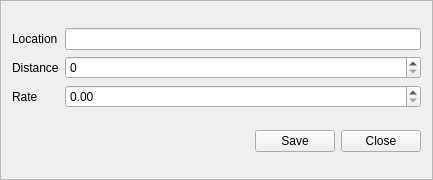
<?xml version="1.0" encoding="UTF-8"?>
<ui version="4.0">
 <class>SaveLocationFrame</class>
 <widget class="QFrame" name="SaveLocationFrame">
  <property name="geometry">
   <rect>
    <x>0</x>
    <y>0</y>
    <width>433</width>
    <height>180</height>
   </rect>
  </property>
  <property name="windowTitle">
   <string>Save Location</string>
  </property>
  <property name="frameShape">
   <enum>QFrame::StyledPanel</enum>
  </property>
  <property name="frameShadow">
   <enum>QFrame::Raised</enum>
  </property>
  <layout class="QVBoxLayout" name="verticalLayout">
   <item>
    <layout class="QGridLayout" name="gridLayout">
     <item row="2" column="1">
      <widget class="QDoubleSpinBox" name="spn_rate">
       <property name="maximum">
        <double>100000.000000000000000</double>
       </property>
      </widget>
     </item>
     <item row="2" column="0">
      <widget class="QLabel" name="label_2">
       <property name="text">
        <string>Rate</string>
       </property>
      </widget>
     </item>
     <item row="0" column="0">
      <widget class="QLabel" name="label">
       <property name="text">
        <string>Location</string>
       </property>
      </widget>
     </item>
     <item row="0" column="1">
      <widget class="QLineEdit" name="txt_location"/>
     </item>
     <item row="1" column="0">
      <widget class="QLabel" name="label_3">
       <property name="text">
        <string>Distance</string>
       </property>
      </widget>
     </item>
     <item row="1" column="1">
      <widget class="QSpinBox" name="spn_distance">
       <property name="maximum">
        <number>1000</number>
       </property>
       <property name="value">
        <number>0</number>
       </property>
      </widget>
     </item>
    </layout>
   </item>
   <item>
    <layout class="QHBoxLayout" name="horizontalLayout">
     <item>
      <spacer name="horizontalSpacer">
       <property name="orientation">
        <enum>Qt::Horizontal</enum>
       </property>
       <property name="sizeHint" stdset="0">
        <size>
         <width>40</width>
         <height>20</height>
        </size>
       </property>
      </spacer>
     </item>
     <item>
      <widget class="QPushButton" name="btn_save">
       <property name="text">
        <string>Save</string>
       </property>
      </widget>
     </item>
     <item>
      <widget class="QPushButton" name="btn_close">
       <property name="text">
        <string>Close</string>
       </property>
      </widget>
     </item>
    </layout>
   </item>
  </layout>
 </widget>
 <resources/>
 <connections>
  <connection>
   <sender>btn_close</sender>
   <signal>clicked()</signal>
   <receiver>SaveLocationFrame</receiver>
   <slot>close()</slot>
   <hints>
    <hint type="sourcelabel">
     <x>346</x>
     <y>108</y>
    </hint>
    <hint type="destinationlabel">
     <x>199</x>
     <y>69</y>
    </hint>
   </hints>
  </connection>
 </connections>
</ui>
